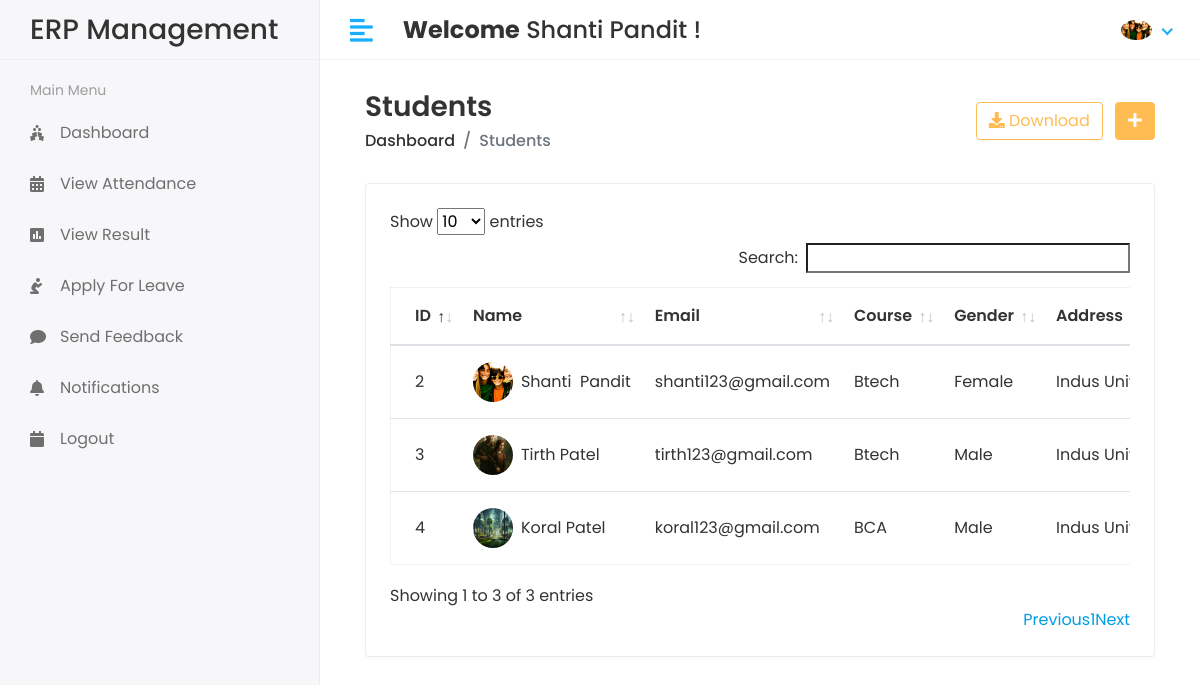
The app's page /Hod/Student/View (signed in) with its own data.
### app/models.py (models this page shows, shortened)
class CustomUser(AbstractUser):
    USER = (
        (1,'HOD'),
        (2,'STAFF'),
        (3,'STUDENT'),
    )
    user_type = models.CharField(choices=USER,max_length=50,default=1)
    profile_pic = models.ImageField(upload_to='media/profile_pic')

class Student(models.Model):
    admin = models.OneToOneField(CustomUser,on_delete=models.CASCADE)
    address = models.TextField()
    gender = models.CharField(max_length=100)
    course_id = models.ForeignKey(Course,on_delete=models.DO_NOTHING)
    session_year_id = models.ForeignKey(Session_Year,on_delete=models.DO_NOTHING)
    created_at = models.DateTimeField(auto_now_add=True)
    updated_at = models.DateTimeField(auto_now=True)

class Course(models.Model):
    name = models.CharField(max_length=100)
    created_at = models.DateTimeField(auto_now_add=True)
    updated_at = models.DateTimeField(auto_now=True)

### student_management_system/Hod_Views.py (the view)
# urls.py: path('Hod/Student/View',Hod_Views.VIEW_STUDENT,name='view_student'),
@login_required(login_url='/')
def VIEW_STUDENT(request):
    student = Student.objects.all()
    context = {
        'student':student,
    }
    return render(request,'Hod/view_student.html',context)

### app/templates/Hod/view_student.html (shortened to what this page needs)
{% extends 'base.html' %}
{% block content %}
{% load static %}
<div class="content container-fluid">
   <div class="page-header">
      <div class="row align-items-center">
         <div class="col">
            <h3 class="page-title">Students</h3>
            <ul class="breadcrumb">
               <li class="breadcrumb-item"><a href="index.html">Dashboard</a></li>
               <li class="breadcrumb-item active">Students</li>
            </ul>
         </div>
         <div class="col-auto text-right float-right ml-auto">
            <a href="#" class="btn btn-outline-primary mr-2"><i class="fas fa-download"></i> Download</a>
            <a href="add-student.html" class="btn btn-primary"><i class="fas fa-plus"></i></a>
         </div>
      </div>
   </div>
   <div class="row">
      <div class="col-sm-12">
         <div class="card card-table">
            <div class="card-body">
               <div class="table-responsive">
                  <table id="table_id" class="table table-hover table-center mb-0">
                     <thead>
                        <tr>
                           <th>ID</th>
                           <th>Name</th>
                           <th>Email</th>
                           <th>Course</th>
                           <th>Gender</th>
                           <th>Address</th>
                        </tr>
                     </thead>
                     <tbody>
                        {% for i in student %}
                        <tr>
                           <td>{{i.id}}</td>
                           <td>
                              <h2 class="table-avatar">
                                 <a href="#" class="avatar avatar-sm mr-2"><img class="avatar-img rounded-circle"
                                       src="/{{i.admin.profile_pic}}" alt="User Image"></a>
                                 <a href="#">{{i.admin.first_name}}&nbsp;{{i.admin.last_name}}</a>
                              </h2>
                           </td>
                           <td>{{i.admin.email}}</td>
                           <td>{{i.course_id.name}}</td>
                           <td>{{i.gender}}</td>
                           <td>{{i.address}}</td>
                        </tr>
                        {% endfor %}
                     </tbody>
                  </table>
               </div>
            </div>
         </div>
      </div>
   </div>
</div>
{% endblock %}

### app/templates/base.html (shortened to what this page needs)
<!DOCTYPE html>
<html lang="en">
{% load static %}
<head>
   <link rel="stylesheet" href="{% static 'assets/plugins/bootstrap/css/bootstrap.min.css' %}">
   <link rel="stylesheet" href="{% static 'assets/plugins/fontawesome/css/fontawesome.min.css' %}">
   <link rel="stylesheet" href="{% static 'assets/plugins/fontawesome/css/all.min.css' %}">
   <link rel="stylesheet" href="{% static 'assets/css/style.css' %}?v=1.1">
   <link rel="stylesheet" href="{% static 'assets/css/custom.css' %}?v=1.0">
   <link rel="stylesheet" href="{% static 'assets/plugins/datatables/datatables.min.css' %}">
</head>
<body>
   <div class="main-wrapper">
      {% include 'includes/header.html' %}
      {% include 'includes/sidebar.html' %}
      <div class="page-wrapper">
         <div class="content container-fluid">
            {% block content %}
            {% endblock %}
         </div>
      </div>
</body>
</html>

### app/templates/includes/header.html (shortened to what this page needs)
{% load static %}
<div class="header">
   <div class="header-left">
      <a href="index.html" class="logo" style="text-decoration:none; color:inherit;">
         <h3 style="margin: 0; padding: 10px;">ERP Management</h3>
      </a>
   </div>
   <a href="javascript:void(0);" id="toggle_btn">
      <i class="fas fa-align-left"></i>
   </a>
   <div class="top-nav-search mt-3">
      <h4><strong>Welcome</strong>&nbsp;<span>{{user.first_name}} {{user.last_name}}</span>&nbsp;!</h4>
   </div>
   <ul class="nav user-menu">
      <li class="nav-item dropdown has-arrow">
         <a href="#" class="dropdown-toggle nav-link" data-toggle="dropdown">
            {% if user.profile_pic == "" %}
            <span class="user-img"><img class="rounded-circle" src="{% static 'assets/img/noimg.jpg' %}" width="31"
                  alt="Ryan Taylor"></span>
            {% else %}
            <span class="user-img"><img class="rounded-circle" src="/{{user.profile_pic}}" width="31"
                  alt="Ryan Taylor"></span>
            {% endif %}
         </a>
      </li>
   </ul>
</div>

### app/templates/includes/sidebar.html (shortened to what this page needs)
{% load active_link_tags %}
<div class="sidebar" id="sidebar">
    <div class="sidebar-inner slimscroll">
       <div id="sidebar-menu" class="sidebar-menu">
         {% if user.user_type == '1' %}
         <ul>
             <li class="menu-title">
                <span>Main Menu</span>
             </li>
             <li class="{% active_link 'hod_home' 'active' %}">
               <a href="{% url 'hod_home' %}"><i class="fas fa-holly-berry"></i> <span>Dashboard</span></a>
            </li>
             <li class="submenu {% active_link 'add_student' 'active' %} {% active_link 'view_student' 'active' %}">
                <a href="#"><i class="fas fa-user-graduate"></i> <span> Students</span> <span class="menu-arrow"></span></a>
                <ul>
                   <li><a href="{% url 'add_student' %}">Add Student</a></li>
                   <li><a href="{% url 'view_student' %}">View Student</a></li>
                </ul>
             </li>
             <li class="submenu {% active_link 'add_staff' 'active' %} {% active_link 'view_staff' 'active' %}">
                <a href="#"><i class="fas fa-chalkboard-teacher"></i> <span> Staff</span> <span class="menu-arrow"></span></a>
                <ul>
                   <li><a href="{% url 'add_staff' %}">Add Staff</a></li>
                   <li><a href="{% url 'view_staff' %}">View Staff</a></li>
                </ul>
             </li>
             <li class="submenu {% active_link 'add_course' 'active' %} {% active_link 'view_course' 'active' %}">
                <a href="#"><i class="fa fa-graduation-cap"></i> <span> Course</span> <span class="menu-arrow"></span></a>
                <ul>
                   <li><a href="{% url 'add_course' %}">Add Course</a></li>
                   <li><a href="{% url 'view_course' %}">View Course</a></li>
                </ul>
             </li>
             <li class="submenu {% active_link 'add_subject' 'active' %} {% active_link 'view_subject' 'active' %}">
                <a href="#"><i class="fas fa-book-reader"></i> <span> Subjects</span> <span class="menu-arrow"></span></a>
                <ul>
                   <li><a href="{% url 'add_subject' %}">Add Subject</a></li>
                   <li><a href="{% url 'view_subject' %}">View Subject</a></li>
                </ul>
             </li>
             <li class="submenu {% active_link 'add_session' 'active' %} {% active_link 'view_session' 'active' %}">
               <a href="#"><i class="fas fa-clock"></i> <span> Session</span> <span class="menu-arrow"></span></a>
               <ul>
                  <li><a href="{% url 'add_session' %}">Add Session</a></li>
                  <li><a href="{% url 'view_session' %}">View Session</a></li>
               </ul>
            </li>
            {% comment %}
            <li class="{% active_link 'staff_send_notification' 'active' %}">
               <a href="{% url 'staff_send_notification' %}"><i class="fa fa-bell"></i> <span> Send Staff Notification</span></a>
            </li>
            <li class="{% active_link 'student_send_notification' 'active' %}">
               <a href="{% url 'student_send_notification' %}"><i class="fa fa-bell"></i> <span> Send Student Notification</span></a>
            </li>
            <li class="{% active_link 'view_attendance' 'active' %}">
               <a href="{% url 'view_attendance' %}"><i class="fa fa-calendar"></i> <span> View Attendance</span></a>
            </li>
            <li class="{% active_link 'staff_feedback_reply' 'active' %}">
               <a href="{% url 'staff_feedback_reply' %}"><i class="fas fa-comments"></i> <span> Staff Feedback</span></a>
            </li>
            <li class="{% active_link 'get_student_feedback' 'active' %}">
               <a href="{% url 'get_student_feedback' %}"><i class="fas fa-comments"></i> <span> Student Feedback</span></a>
            </li>
            <li class="{% active_link 'staff_leave_view' 'active' %}">
               <a href="{% url 'staff_leave_view' %}"><i class="fas fa-envelope"></i> <span> Staff Leave</span></a>
            </li>
            <li class="{% active_link 'student_leave_view' 'active' %}">
               <a href="{% url 'student_leave_view' %}"><i class="fas fa-envelope"></i> <span> Student Leave</span></a>
            </li>
            <li class="{% active_link 'logout' 'active' %}">
               <a href="{% url 'logout' %}"><i class="fas fa-sign-out-alt"></i> <span> Logout</span></a>
            </li>
            {% endcomment %}
          </ul>
          {% else %}
          <ul>
            <li class="menu-title">
               <span>Main Menu</span>
            </li>
            <li class="{% active_link 'student_home' 'active' %}">
              <a href="{% url 'student_home' %}"><i class="fas fa-holly-berry"></i> <span>Dashboard</span></a>
            </li>
            <li class="{% active_link 'student_view_attendance' 'active' %}">
               <a href="{% url 'student_view_attendance' %}"><i class="fas fa-calendar-alt"></i><span>View Attendance</span></a>
            </li>
            <li class="{% active_link 'view_result' 'active' %}">
              <a href="{% url 'view_result' %}"><i class="fa fa-poll" aria-hidden="true"></i><span>View Result</span></a>
            </li>
            <li class="{% active_link 'student_leave' 'active' %}">
               <a href="{% url 'student_leave' %}"><i class="fa fa-pray" aria-hidden="true"></i><span>Apply For Leave</span></a>
            </li>
            <li class="{% active_link 'student_feedback' 'active' %}">
               <a href="{% url 'student_feedback' %}"><i class="fas fa-comment" aria-hidden="true"></i><span>Send Feedback</span></a>
            </li>
            <li class="{% active_link 'student_notification' 'active' %}">
               <a href="{% url 'student_notification' %}"><i class="fas fa-bell" aria-hidden="true"></i><span>Notifications</span></a>
            </li>
            <li class="{% active_link 'logout' 'active' %}">
               <a href="{% url 'logout' %}"><i class="fa fa-calendar" aria-hidden="true"></i><span>Logout</span></a>
            </li>
          </ul>
          {% endif %}
       </div>
    </div>
 </div>

### records on screen
CustomUser: first_name "Shanti", last_name "Pandit", profile_pic (picture)
Student: id "2", admin.profile_pic (picture), admin.first_name "Shanti", admin.last_name "Pandit", admin.email "shanti123@gmail.com", course_id.name "Btech", gender "Female", address "Indus…"
Student: id "3", admin.profile_pic (picture), admin.first_name "Tirth", admin.last_name "Patel", admin.email "tirth123@gmail.com", course_id.name "Btech", gender "Male", address "Indus…"
Student: id "4", admin.profile_pic (picture), admin.first_name "Koral", admin.last_name "Patel", admin.email "koral123@gmail.com", course_id.name "BCA", gender "Male", address "Indus…"
